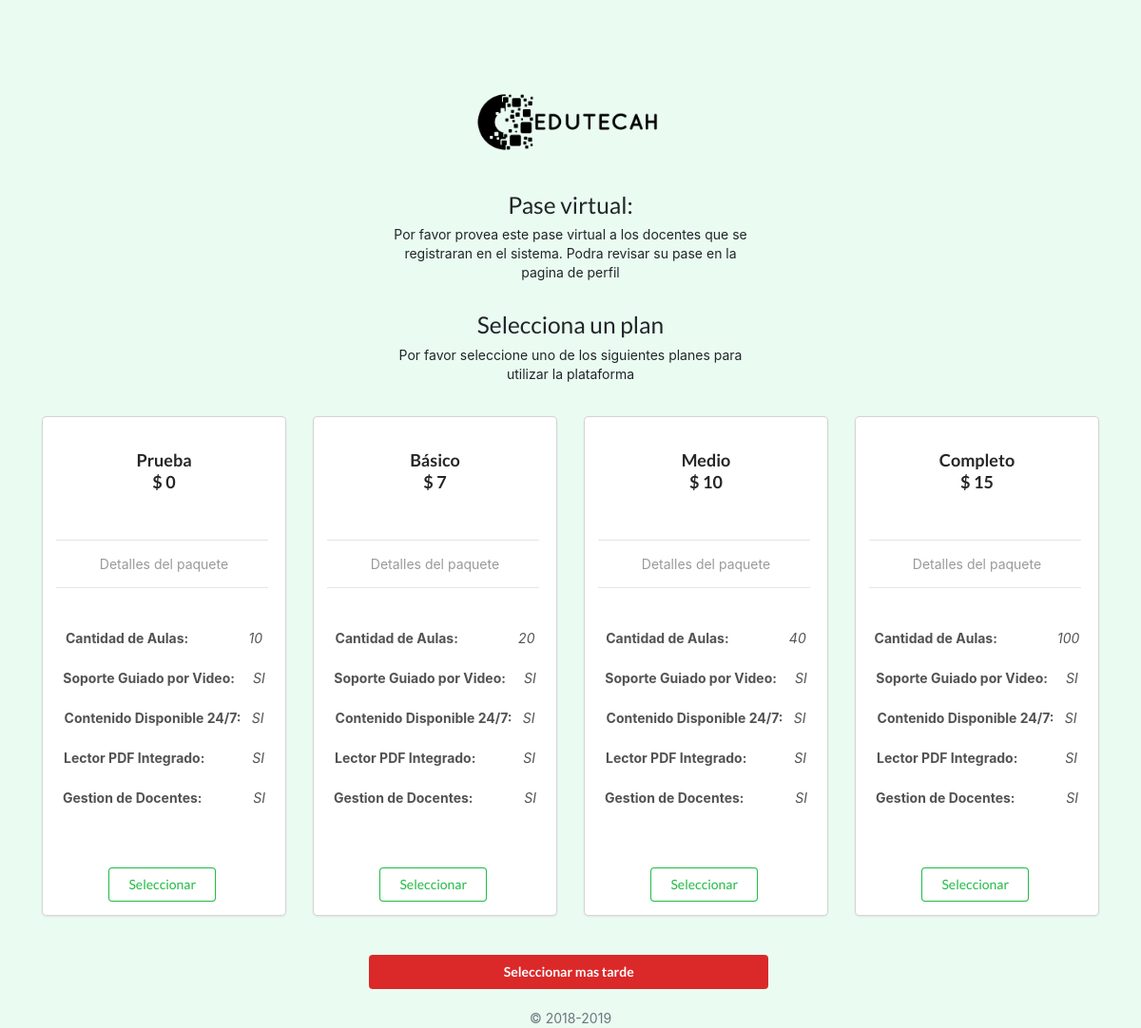
Page /planes.php on the committed database.
### tables this page shows
CREATE TABLE IF NOT EXISTS `tbltipoplan` (
  `IDTIpoPlan` int(10) NOT NULL AUTO_INCREMENT,
  `TipoPlan` varchar(15) NOT NULL,
  `Precio` float DEFAULT NULL,
  `Soporte` varchar(2) DEFAULT NULL,
  `AulasDisponibles` int(3) DEFAULT NULL,
  PRIMARY KEY (`IDTIpoPlan`)
);

### Clases/Conexion.php (called while the page is built, shortened)
<?php
	class Conexion{
		private $host = "localhost";
		private $usuario = "root";
		private $password = "";
		private $baseDatos = "edutecah";
		private $puerto = 3306;
		private $link;
		public function __construct(){
			$this->link = mysqli_connect(
				$this->host,
				$this->usuario,
				$this->password,
				$this->baseDatos,
				$this->puerto
			);
		}
		public function ejecutarConsulta($sql){
			return mysqli_query($this->link, $sql);
		}
	}
?>

### planes.php (the view, shortened to what this page needs)
<?php
include("Clases/Conexion.php");
$conexion = new Conexion();
$conexion->mysql_set_charset("utf8");
?>
<!DOCTYPE html>
<html>
<head>
  <link rel="stylesheet" type="text/css" href="Frameworks/Semantic/semantic.min.css">
  <link rel="stylesheet" type="text/css" href="Frameworks/Bootstrap/css/bootstrap.css">
  <link rel="stylesheet" type="text/css" href="Recursos/Estilos/floating-labels.css">
</head>
<body style="background-color: #eafbf1">
  <div class="container mt-5">
    <div class="row">
      <div class="col-md-12">
        <div class="text-center form-signin">
          <img src="Recursos/Imagenes/logoDark.png" alt="" width="200" >
          <h1 class="h3 font-weight-normal">Pase virtual: <?php echo $_SESSION['Pase']; ?></h1>
          <p>Por favor provea este pase virtual a los docentes que se registraran en el sistema.
          Podra revisar su pase en la pagina de perfil</p>
        </div>
      </div>
    </div>
    <div class="row">
      <div class="col-md-12">
        <div class="text-center mb-4">
          <div class="form-signin">
            <h1 class="h3 font-weight-normal">Selecciona un plan</h1>
            <p>Por favor seleccione uno de los siguientes planes para utilizar la plataforma <br> <br></p>
          </div>
          <div class="row">
            <?php
            $consulta="select tbltipoplan.IDTipoPlan, tbltipoplan.TipoPlan , tbltipoplan.Precio, tbltipoplan.Soporte, tbltipoplan.AulasDisponibles from tbltipoplan";
            $resultado=$conexion->ejecutarconsulta($consulta);
            while ($arreglo=$resultado->fetch_array()) {
              echo'
              <div class="col-md-3">
              <div class="ui card">
              <div class="content">
              <div class="ui center aligned header"> <br> '.$arreglo['TipoPlan'].'<br> $  '   .$arreglo['Precio']. ' </div>
              <div class="meta">
              <span class="category"> <br>  <hr>  Detalles del paquete <hr> <br> </span>
              </div>
              <div class="description">
              <div class="item"> <strong>Cantidad de Aulas: </strong> &emsp;&emsp;&emsp;&emsp; <em>'.$arreglo['AulasDisponibles'].'</em>  <br> <br></div>
              <div class="item"><strong> Soporte Guiado por Video: </strong> &nbsp; &nbsp; <em>  '.$arreglo['Soporte'].'</em>  <br><br></div>
              <div class="item"> <strong>Contenido Disponible 24/7: </strong> &nbsp;  <em>SI</em> <br> <br> </div>
              <div class="item"> <strong>Lector PDF Integrado:</strong> &emsp;&emsp;&emsp;  <em>SI</em> <br> <br> </div>
              <div class="item"> <strong> Gestion de Docentes:</strong>  &nbsp;&emsp;&emsp;&emsp;  <em>SI</em> <br> <br> </div>
              <br>
              <br>
              </div>
              <a class="ui basic green button"  href="Acciones/actualizarPlan.php?planID='.$arreglo['IDTipoPlan'].'&Aulas='.$arreglo['AulasDisponibles'].'">Seleccionar</a>
              </div>
              </div>
              </div>
              ';     }  ?>
            </div>
            <a href="index.php" class="form-signin btn btn-block ui red button mt-5">Seleccionar mas tarde</a>
          </div>
        </div>
      </div>
      <p class="text-muted text-center mb-4">&copy; 2018-2019</p>
    </div>
  </body>
  </html>

### Recursos/Estilos/floating-labels.css (style rules this page uses)
.form-signin { width: 100%; max-width: 420px; padding: 15px; margin: auto; }

### rows in the picture
tbltipoplan: TipoPlan "Prueba", Precio "0", AulasDisponibles "10", Soporte "SI"
tbltipoplan: TipoPlan "Básico", Precio "7", AulasDisponibles "20", Soporte "SI"
tbltipoplan: TipoPlan "Medio", Precio "10", AulasDisponibles "40", Soporte "SI"
tbltipoplan: TipoPlan "Completo", Precio "15", AulasDisponibles "100", Soporte "SI"
